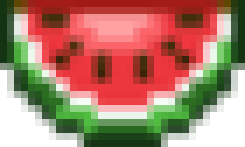
#> input picture coin.png, 35 x 21 px (shown 7 times larger)
$ python reformat_coin.py
#> lines starting #> are read from the running program, lines starting #| are printed output that depends on the picture
from PIL import Image

def center_in_30x30(input_path, output_path):
    # Open the source image
#> called with input_path = 'coin.png', output_path = 'coin.png'
    img = Image.open(input_path).convert("RGBA")
#> img is the input picture: PIL image 35x21 RGBA; mean R, G, B, A 138.5, 98.9, 73.5, 211.3

    # Create a 30x30 transparent background
    background = Image.new("RGBA", (30, 30), (0, 0, 0, 0))
#> background: PIL image 30x30 RGBA; every value is 0

    # Calculate position to center the image
    x = (30 - img.width) // 2
#> x = -3
    y = (30 - img.height) // 2
#> y = 4

    # Paste the image onto the transparent background
    background.paste(img, (x, y), img)
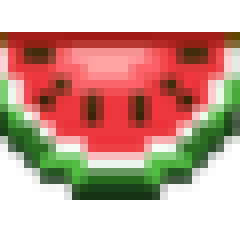
#> background: PIL image 30x30 RGBA (shown 8 times larger); mean R, G, B, A 102.1, 62.4, 49, 155.3; transparent parts drawn white

    # Save the new image
    background.save(output_path)

# Example usage
center_in_30x30("coin.png", "coin.png")
